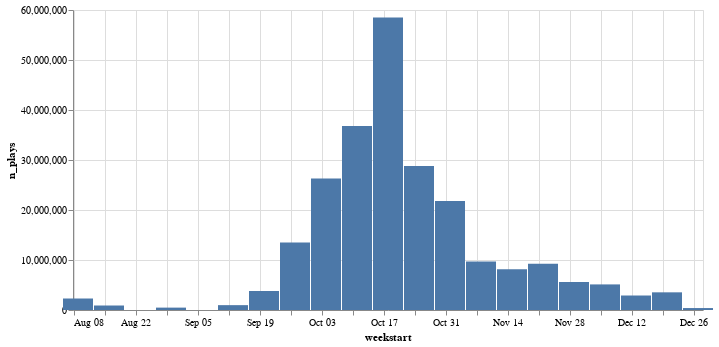

Here is the notebook cell this chart was saved with:
### Code cell
alt.Chart(weekly_plays).mark_bar(width=30).encode(
    x='weekstart:T',
    y='n_plays'
).properties(width=630)

### Figure 1 — Vega-Lite specification as saved in the notebook (floating-point values rounded to 4 significant figures)
{"config": {"view": {"continuousWidth": 400, "continuousHeight": 300}}, "data": {"name": "data-44170e50557adae78300858420cb3136"}, "mark": {"type": "bar", "width": 30}, "encoding": {"x": {"type": "temporal", "field": "weekstart"}, "y": {"type": "quantitative", "field": "n_plays"}}, "width": 630, "$schema": "https://vega.github.io/schema/vega-lite/v4.8.1.json", "datasets": {"data-44170e50557adae78300858420cb3136": [{"weekstart": "2021-08-09T00:00:00", "n_plays": 2300000}, {"weekstart": "2021-08-16T00:00:00", "n_plays": 899000}, {"weekstart": "2021-08-30T00:00:00", "n_plays": 476300}, {"weekstart": "2021-09-13T00:00:00", "n_plays": 971400}, {"weekstart": "2021-09-20T00:00:00", "n_plays": 3800000}, {"weekstart": "2021-09-27T00:00:00", "n_plays": 13500000}, {"weekstart": "2021-10-04T00:00:00", "n_plays": 26300000}, {"weekstart": "2021-10-11T00:00:00", "n_plays": 36800000}, {"weekstart": "2021-10-18T00:00:00", "n_plays": 58500000}, {"weekstart": "2021-10-25T00:00:00", "n_plays": 28800000}, {"weekstart": "2021-11-01T00:00:00", "n_plays": 21800000}, {"weekstart": "2021-11-08T00:00:00", "n_plays": 9700000}, {"weekstart": "2021-11-15T00:00:00", "n_plays": 8130000}, {"weekstart": "2021-11-22T00:00:00", "n_plays": 9225600}, {"weekstart": "2021-11-29T00:00:00", "n_plays": 5597200}, {"weekstart": "2021-12-06T00:00:00", "n_plays": 5118400}, {"weekstart": "2021-12-13T00:00:00", "n_plays": 2899000}, {"weekstart": "2021-12-20T00:00:00", "n_plays": 3534500}, {"weekstart": "2021-12-27T00:00:00", "n_plays": 389000}]}}
